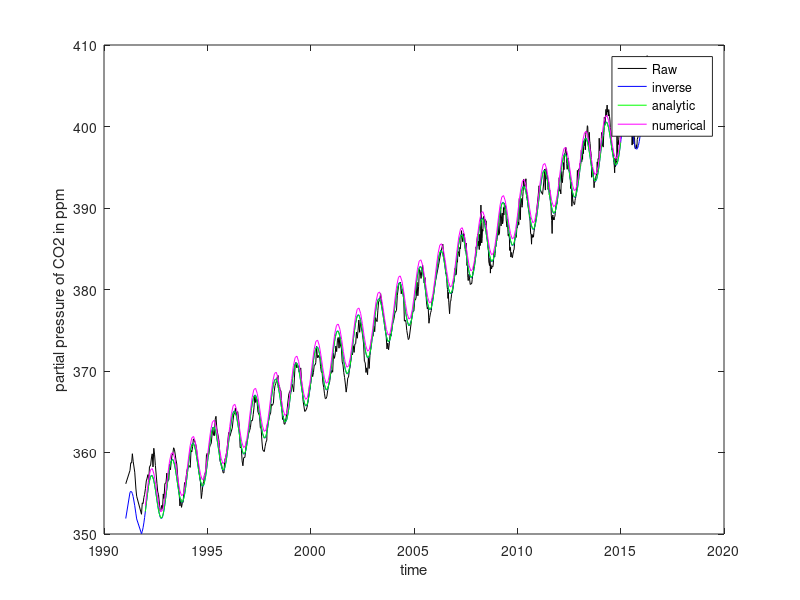

Write MATLAB code to recreate this figure.
%% week7_lab

close all
clear all
clc

load MLO_CO2.mat;

X=year;
Y=pCO2;

% plot the raw data
figure(1);
p(1)=plot(X,Y,'k-');
xlabel('time');
ylabel('partial pressure of CO2 in ppm');

% linear regression
N = length(Y); % count the number of data points
Xp= X-mean(X); % Xp is anomaly in X

% set up E matrix
E(1:N,1)=1;   
E(1:N,2)=Xp;
E(1:N,3)=sin(2*pi*Xp);

% calculate regression coefficient
a=inv(E'*E)*E'*Y;

% Y estimate = E*a
Yest = E*a;
R2=var(Yest)/var(Y);

figure(1);
hold on;
p(2)=plot(X,Yest,'b-');

legend(p,{'Raw' 'inverse'})

%% analytic solution
disp(['X0 is ',num2str(a(1)),'ppm and is set to Year ',num2str(mean(X))]);
X0=a(1);
disp(['F-O is ',num2str(a(2),3),' ppm/yr']);
FmO=a(2);
disp(['B is ',num2str(a(3)*2*pi,3),'ppm']);
B=a(3)*2*pi;

% set time axis
time=1992:1/12:2015;
% analytic solution
co2a=X0+B/(2*pi)*sin(2*pi*(time-mean(X)))+FmO*(time-mean(X));

figure(1);
hold on;
p(3)=plot(time,co2a,'g-');
legend(p,{'Raw' 'inverse' 'analytic'})

% numerical solution
dt = 1/12; % set time step
time = 1992:dt:2015;
M = length(time);

% initial condition for 1992
co2n(1)=X0-FmO*(mean(X)-time(1)); 

% loop over M time step
for n=1:M-1
    co2n(n+1)=co2n(n)+dt*( B*cos(2*pi*time(n)) + FmO );
end

figure(1);
hold on;
p(4)=plot(time,co2n,'m-');
legend(p,{'Raw' 'inverse' 'analytic' 'numerical'})













